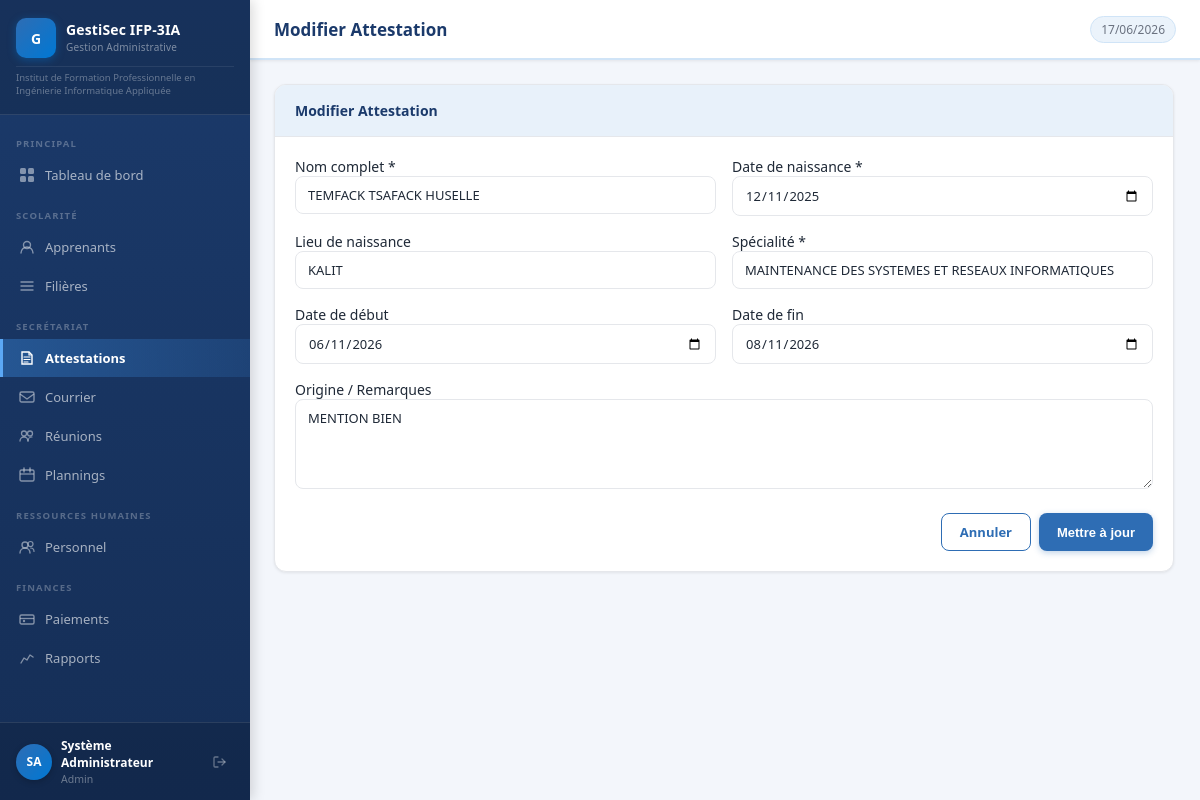
/modules/attestations/edit.php?id=17&tab=apprenants (signed in), run on the app's committed database.
### tables this page shows
CREATE TABLE `attestation` (
  `id` int(20) NOT NULL,
  `name` varchar(255) DEFAULT NULL,
  `date_birth` varchar(100) DEFAULT NULL,
  `place_birth` varchar(100) DEFAULT NULL,
  `specialty` varchar(100) DEFAULT NULL,
  `start_date` varchar(100) DEFAULT NULL,
  `end_date` varchar(100) DEFAULT NULL,
  `origin` varchar(255) DEFAULT NULL
);

### includes/auth.php (called while the page is built, shortened)
<?php
function clean(string $val): string {
    return htmlspecialchars(trim($val), ENT_QUOTES, 'UTF-8');
}

### modules/attestations/edit.php (the view, shortened to what this page needs)
<?php
require_once __DIR__ . '/../../includes/auth.php';
require_once __DIR__ . '/../../includes/header.php';
$db = getDB();
$id = (int)($_GET['id'] ?? 0);
$stmt = $db->prepare("SELECT * FROM attestation WHERE id=?");
$stmt->execute([$id]);
$att = $stmt->fetch();
?>
<div style="max-width:900px">
<div class="card">
  <div class="card-header">
    <h2>Modifier Attestation</h2>
  </div>
  <div class="card-body">
    <form method="POST">
      <div style="display:grid;grid-template-columns:1fr 1fr;gap:16px">
        <div class="field">
          <label>Nom complet *</label>
          <input type="text" name="name" class="form-control" value="<?= clean($att['name'] ?? '') ?>" required>
        </div>
        <div class="field">
          <label>Date de naissance *</label>
          <input type="date" name="date_birth" class="form-control" value="<?= clean($att['date_birth'] ?? '') ?>" required>
        </div>
        <div class="field">
          <label>Lieu de naissance</label>
          <input type="text" name="place_birth" class="form-control" value="<?= clean($att['place_birth'] ?? '') ?>">
        </div>
        <div class="field">
          <label>Spécialité *</label>
          <input type="text" name="specialty" class="form-control" value="<?= clean($att['specialty'] ?? '') ?>" required>
        </div>
        <div class="field">
          <label>Date de début</label>
          <input type="date" name="start_date" class="form-control" value="<?= clean($att['start_date'] ?? '') ?>">
        </div>
        <div class="field">
          <label>Date de fin</label>
          <input type="date" name="end_date" class="form-control" value="<?= clean($att['end_date'] ?? '') ?>">
        </div>
        <div class="field" style="grid-column:1/-1">
          <label>Origine / Remarques</label>
          <textarea name="origin" class="form-control" rows="3"><?= clean($att['origin'] ?? '') ?></textarea>
        </div>
      </div>
      <div style="margin-top:20px;display:flex;gap:8px;justify-content:flex-end">
        <a href="index.php" class="btn btn-outline">Annuler</a>
        <button type="submit" class="btn btn-primary">Mettre à jour</button>
      </div>
    </form>
  </div>
</div>
</div>
<?php require_once __DIR__ . '/../../includes/footer.php'; ?>

### assets/css/style.css (style rules this page uses)
*, *::before, *::after { box-sizing: border-box; margin: 0; padding: 0; }
:root { --blue-dark: #1B3A6B; --blue-mid: #2E6DB4; --blue-accent: #0078D4; --blue-light: #D0E4F7; --blue-pale: #EBF3FB; --blue-stripe: #E8F1FA; --gray-dark: #1F2937; --gray-mid: #6B7280; --gray-light: #E5E7EB; --gray-pale: #F3F6FB; --white: #FFFFFF; --red: #B91C1C; --green: #15803D; --orange: #C2410C; --yellow: #B45309; --sidebar-w: 250px; --topbar-h: 60px; --radius: 8px; --radius-lg: 12px; --shadow-sm: 0 1px 3px rgba(0,0,0,.08); --shadow: 0 2px 8px rgba(0,0,0,.10); --shadow-lg: 0 4px 16px rgba(0,0,0,.12); }
body { font-family: 'Segoe UI', Arial, sans-serif; font-size: 14px; color: var(--gray-dark); background: var(--gray-pale); }
a { text-decoration: none; color: inherit; }
.card { background: var(--white); border-radius: var(--radius-lg); box-shadow: var(--shadow-sm); border: 1px solid var(--gray-light); overflow: hidden; }
.card-header { padding: 16px 20px; border-bottom: 1px solid var(--gray-light); display: flex; align-items: center; justify-content: space-between; background: var(--blue-stripe); }
.card-body { padding: 20px; }
.btn { display: inline-flex; align-items: center; gap: 6px; padding: 9px 18px; border-radius: var(--radius); font-size: 13px; font-weight: 600; cursor: pointer; border: none; transition: all .15s; white-space: nowrap; }
.btn-primary { background: var(--blue-mid); color: #fff; box-shadow: 0 2px 6px rgba(46,109,180,.3); }
.form-control { width: 100%; padding: 9px 12px; border: 1.5px solid var(--gray-light); border-radius: var(--radius); font-size: 13px; color: var(--gray-dark); background: var(--white); transition: border-color .15s, box-shadow .15s; font-family: inherit; }
.form-control::placeholder { color: var(--gray-mid); }
textarea.form-control { resize: vertical; min-height: 90px; }
.btn-outline { background: transparent; color: #2E6DB4; border: 1.5px solid #2E6DB4; }
.card-header h2 { font-size: 14px; font-weight: 700; color: #1B3A6B; margin: 0; }

### data on the page
attestation: name "TEMFACK TSAFACK HUSELLE", date_birth "12/11/2025", place_birth "KALIT", specialty "MAINTENANCE DES SYSTEMES ET RESEAUX INFORMATIQUES", start_date "06/11/2026", end_date "08/11/2026", origin "MENTION BIEN"

### other printed values
APP_NAME "GestiSec IFP-3IA"
APP_FULL_NAME "Institut de Formation Professionnelle en Ingénierie Informatique Appliquée"
substr($user['prenom'],0,1).substr($user['nom'],0,1) "SA"
$user['prenom'] "Système"
$user['nom'] "Administrateur"
$user['role'] "Admin"
$pageTitle "Modifier Attestation"
